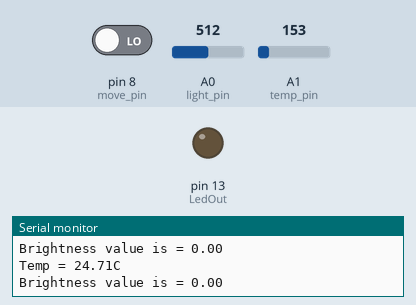
This sketch was run on a simulated Arduino Uno, built with avr-gcc and run on an emulated ATmega328P. Shown: output pins drawn as LEDs (lit = HIGH), the last lines printed to the serial monitor. The inputs (shaded band) are chosen by the test bench; at power-on: A0 (light_pin) = 512, pin 8 (move_pin) LOW, A1 (temp_pin) = 153.

Above: at 1.2 s.
1.3 s: A0 (light_pin) set to 503
At 2.7 s:
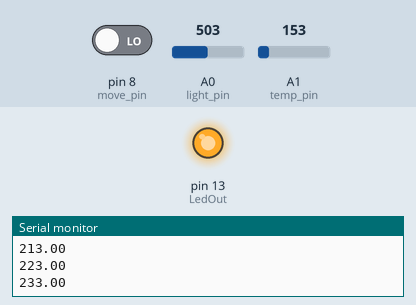
6.9 s: pin 8 (move_pin) driven HIGH
At 9.7 s:
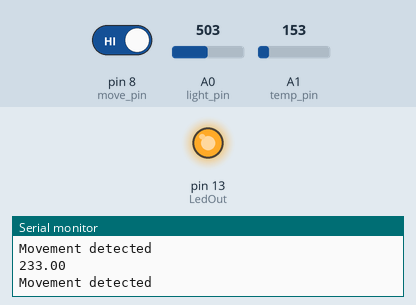
10.3 s: A1 (temp_pin) set to 130
16.3 s: A1 (temp_pin) set to 112
17.9 s: pin 8 (move_pin) driven LOW
At 20.1 s:
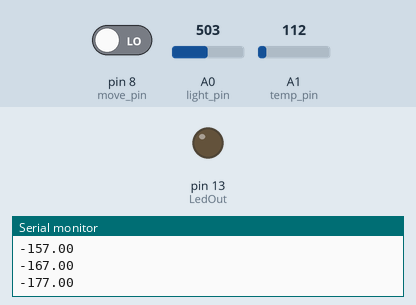
23.8 s: A0 (light_pin) set to 511
At 24.9 s:
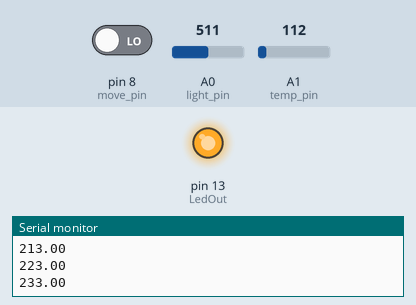
Timing chart, 0 to 26.3 s (numbered marks = the images above; inputs shaded):
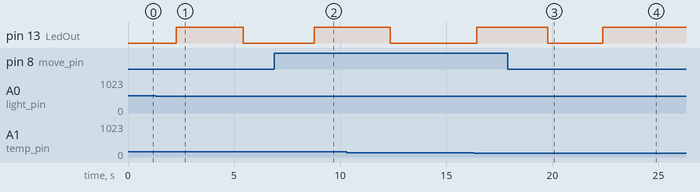

Measured:
- the behaviour switches between 510 and 509 on A0 (light_pin) (found by bisection; images 0 and 1)
- after the input at 1.3 s, pin 13 (LedOut): LOW → HIGH after 0.98 s, → LOW 3.2 s later
- after the input at 6.9 s, pin 13 (LedOut): LOW → HIGH after 1.9 s instead of 1.1 s
- after the input at 17.9 s, pin 13 (LedOut): HIGH → LOW after 1.9 s instead of 2.1 s
- after the input at 23.8 s, pin 13 (LedOut): stays HIGH (without the input it goes to LOW after 1.7 s)

The sketch:

sensors_lab3_code_teliko.ino
```cpp
int LedOut = 13;
int light_pin = A0;
int temp_pin = A1;
int move_pin = 8;
float brightness=-227.00;
const float night=0;
float analog_value;
unsigned long previous1=0;
unsigned long previous2=0;
float step=10;


void temperature_level(){
   int temp_value = analogRead(temp_pin);
   float temp = temp_value*5000.0/1024.0;
   float temp_C = (temp-500)/10.0; //turn to celcius
   Serial.print("Temp = ");
   Serial.print(temp_C);
   Serial.println("C");
}

void movement() {
  bool movement = digitalRead(move_pin);
  //Serial.println(movement);
  if(movement == HIGH){
      Serial.println("Movement detected");
  }
}


void setup() {
  pinMode(move_pin, INPUT);
  pinMode(LedOut, OUTPUT);
  Serial.begin(9600);
}

void loop(){
  if(millis() >= previous1){
    float value=analogRead(light_pin);
    analog_value=map(value,512,1023,0,255); //-228 ws 230
    Serial.print("Brightness value is = ");
    Serial.println(analog_value);
    previous1 = millis() + 1000; //kathe 10 sec metrisi
  }
  if(analog_value<night){ //when we have insufficient light i.e when analog_value <-150
      analogWrite(LedOut,brightness); //move previous brightness value to led
      if(brightness<=-228.0){ //add delay when we reach minimum led value
        delay(2000);
      }
      if(brightness>=230.0){ //delay for max led value
        delay(3000);
      }
      brightness = brightness + step;
      Serial.println(brightness);
      if (brightness <= -228.0 || brightness >= 230.0){ //change mode from increasing brightness to decreasing(and vice versa)
        step = -step;
 }
  }


  if(millis() >= previous2){
       temperature_level();
       previous2 = millis()+2000; //kathe 20 sec metrisi
}
  movement();
}


     
```

sensors_lab3_code.cpp
```cpp
#include <Arduino.h>

int LedOut = 13;
int light_pin = A0;
int temp_pin = A1;
int move_pin = 8;
float brightness=-227.00;
const float night=0;
float analog_value;
unsigned long previous1=0;
unsigned long previous2=0;
float step=10;


void temperature_level(){
   int temp_value = analogRead(temp_pin);
   float temp = temp_value*5000.0/1024.0;
   float temp_C = (temp-500)/10.0; //turn to celcius
   Serial.print("Temp = ");
   Serial.print(temp_C);
   Serial.println("C");
}

void movement() {
  bool movement = digitalRead(move_pin);
  //Serial.println(movement);
  if(movement == HIGH){
      Serial.println("Movement detected");
  }
}


void setup() {
  pinMode(move_pin, INPUT);
  pinMode(LedOut, OUTPUT);
  Serial.begin(9600);
}

void loop(){
  if(millis() >= previous1){
    float value=analogRead(light_pin);
    analog_value=map(value,512,1023,0,255); //-228 ws 230
    Serial.print("Brightness value is = ");
    Serial.println(analog_value);
    previous1 = millis() + 1000; //kathe 10 sec metrisi
  }
  if(analog_value<night){ //when we have insufficient light i.e when analog_value <-150
      analogWrite(LedOut,brightness); //move previous brightness value to led
      if(brightness<=-228.0){ //add delay when we reach minimum led value
        delay(2000);
      }
      if(brightness>=230.0){ //delay for max led value
        delay(3000);
      }
      brightness = brightness + step;
      Serial.println(brightness);
      if (brightness <= -228.0 || brightness >= 230.0){ //change mode from increasing brightness to decreasing(and vice versa)
        step = -step;
 }
  }


  if(millis() >= previous2){
       temperature_level();
       previous2 = millis()+2000; //kathe 20 sec metrisi
}
  movement();
}
```
